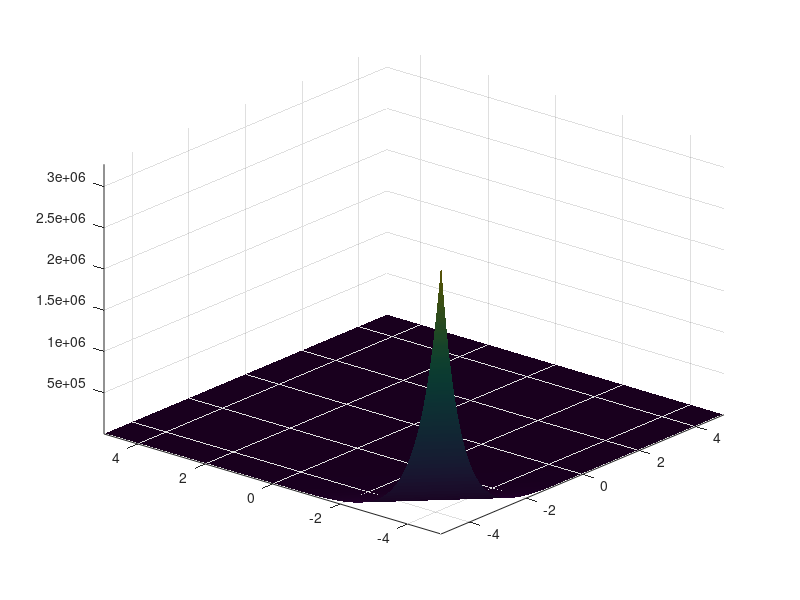

Write the MATLAB code that produced this figure.
% 2. Display the 3-d plot of 2-d functions using perspective projections:
% exp(-(ux+vy)) for all x,y and different values of u & v.

[X,Y] = meshgrid(-5:.01:5);
U=1.5;
V=1.5;
Z = exp(-(U*X+V*Y));
surf(X,Y,Z,'FaceColor','interp',...
    'EdgeColor','none',...
    'FaceLighting','phong')
axis tight
view(-50,30)
camlight left
rotate3d on